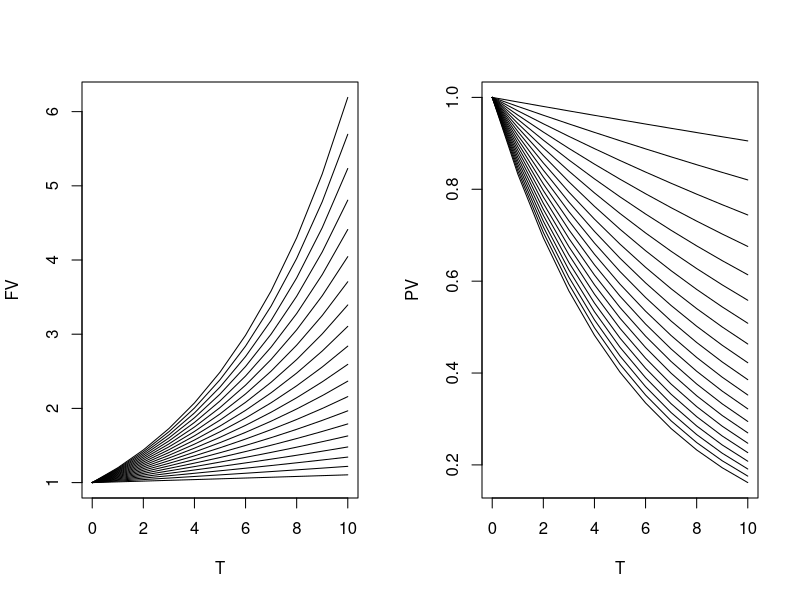

This figure's R source:
##########################################################################################################################################

#(주의) ->  순차적으로 코드를 실행하는 것을 권함!

#에러 발생 시 github Finance/R-Finance-Programming 경로에 issue를 남기면 확인

##########################################################################################################################################


# 만기별, 수익률별 현재가치와 미래가치 탐색

T<-0:10                             # 현재 시점(0)부터 1,2,...10년까지 현재가치와 미래가치 탐색
rates<-1:20/100                     # 금리는 0.1 % ~ 20 % 까지 살펴봄
par(mfrow=c(1,2))                   # 가로로 2개의 그래프를 그림
r<-max(rates)                       # lines() 함수를 이용해서 여러 개의 그래프를 겹처러 그릴 예정,
FV<-(1+r)^T                         # lines() 함수는 저수준의 함수이므로 그래프창을 생성하지 못함
plot(T, FV, type = 'n')             # 따라서 plot() 함수를 이용해서 먼저 창을 생성해두기 위한 부분
for(r in rates) lines(T, (1+r)^T)   # type 인수가 n이면 아무것도 그리지 않는다.

r<-max(rates)                       # 금리별 만기별 미래가치 그래프를 그리는 부분 
PV<-1/(1+r)^T                       # 현재 가치 (Present value)도 동일하게 작업을 하는 부분.
plot(T, PV, type='n')
for (r in rates) lines(T, 1/(1+r)^T)


############################################################결과값(print)#################################################################
